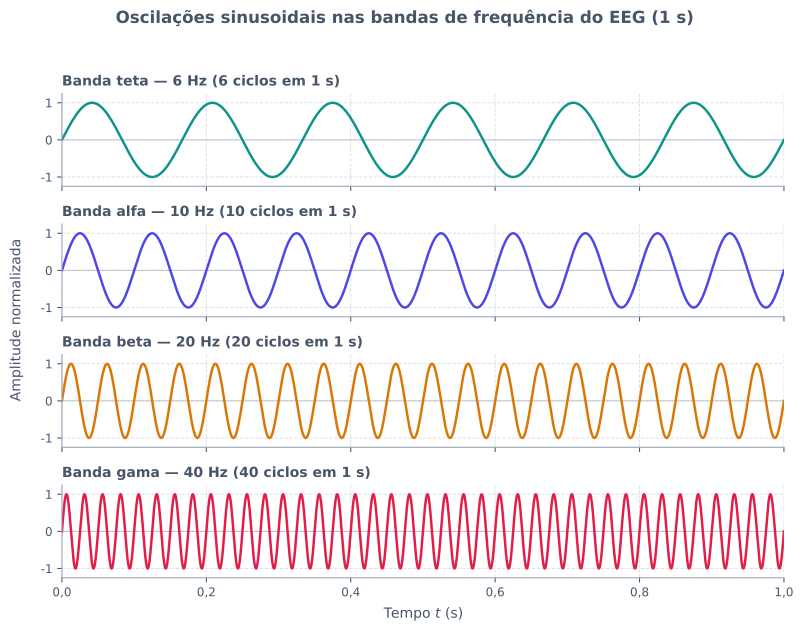

Python code for this plot:
from pathlib import Path

import matplotlib.pyplot as plt
import matplotlib.ticker as ticker
import numpy as np

plt.rcParams["svg.fonttype"] = "none"


def main() -> None:
    t = np.linspace(0.0, 1.0, 1600)

    bandas = [
        ("Banda teta", 6, "#0D9488"),
        ("Banda alfa", 10, "#4F46E5"),
        ("Banda beta", 20, "#D97706"),
        ("Banda gama", 40, "#E11D48"),
    ]

    cor_texto = "#475569"
    cor_grade = "#94A3B8"

    fig, axes = plt.subplots(4, 1, figsize=(8.4, 6.6), sharex=True, sharey=True)
    fig.patch.set_alpha(0.0)

    for ax, (nome, freq, cor) in zip(axes, bandas):
        y = np.sin(2.0 * np.pi * freq * t)
        ax.patch.set_alpha(0.0)
        ax.axhline(0.0, color=cor_grade, linestyle="-", linewidth=0.8, alpha=0.55)
        ax.plot(t, y, color=cor, linewidth=1.85)

        ax.set_title(
            f"{nome} — {freq} Hz ({freq} ciclos em 1 s)",
            loc="left",
            fontsize=10.5,
            fontweight="bold",
            color=cor_texto,
            pad=6,
        )
        ax.set_ylim(-1.25, 1.25)
        ax.set_yticks([-1.0, 0.0, 1.0])
        ax.set_yticklabels(["-1", "0", "1"])
        ax.grid(True, which="major", linestyle="--", linewidth=0.7, alpha=0.35, color=cor_grade)
        ax.spines["top"].set_visible(False)
        ax.spines["right"].set_visible(False)
        ax.spines["left"].set_color(cor_grade)
        ax.spines["bottom"].set_color(cor_grade)
        ax.tick_params(colors=cor_texto, labelsize=9)

    axes[-1].set_xlim(0.0, 1.0)
    axes[-1].set_xticks([0.0, 0.2, 0.4, 0.6, 0.8, 1.0])
    axes[-1].xaxis.set_major_formatter(
        ticker.FuncFormatter(lambda x, _: f"{x:.1f}".replace(".", ","))
    )
    axes[-1].set_xlabel("Tempo $t$ (s)", fontsize=10.5, color=cor_texto, labelpad=6)

    fig.text(
        0.01,
        0.5,
        "Amplitude normalizada",
        va="center",
        rotation="vertical",
        fontsize=10.5,
        color=cor_texto,
    )

    fig.suptitle(
        "Oscilações sinusoidais nas bandas de frequência do EEG (1 s)",
        fontsize=12.5,
        fontweight="bold",
        color=cor_texto,
        y=0.99,
    )
    fig.tight_layout(rect=[0.03, 0.0, 1.0, 0.96])

    destino = Path(__file__).resolve().parent / "senoides-eeg.svg"
    fig.savefig(destino, format="svg", transparent=True, bbox_inches="tight")
    plt.close(fig)


if __name__ == "__main__":
    main()
